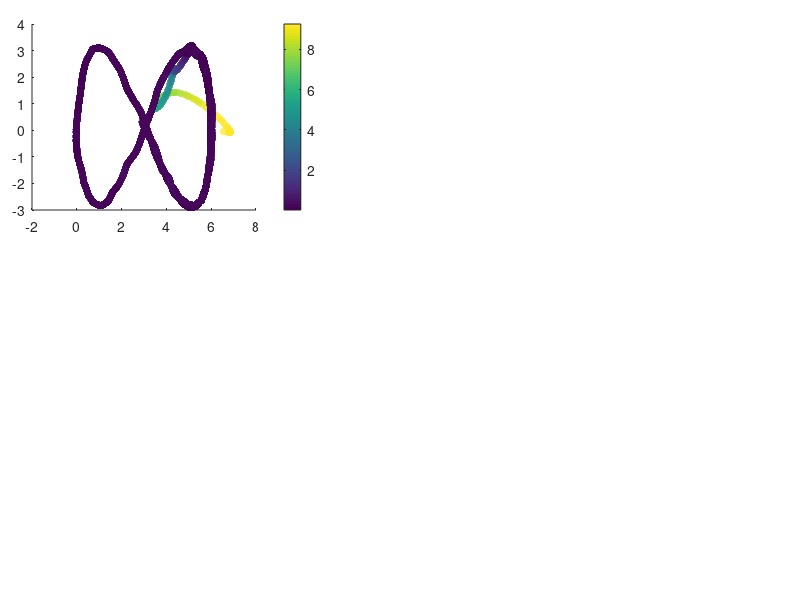

Recreate this plot in MATLAB. (Note: this script raises an error after producing the figure.)
%% Code to show the results of the Inverse kinematic controller

% Clean variables
clc, clear all, close all;
 
% Load variables of the system
load("T_MPC_UAV_Real.mat")

% Change variable size
h = h(:, 1:end-1);
h_p = h_p(:, 1:end-1);
v = v(:, 1:end-1);
hd = hd(:,1:length(h));
% Time definition 
t = t;

% Error definition
for k = 1:length(t)-N
    error_vector = hd(1:3, k)-h(1:3, k);
    error_NMPC(k) = norm(error_vector,2);
end

% Figure propert%% Figures
lw = 1; % linewidth 1
lwV = 2; % linewidth 2
fontsizeLabel = 11; %11
fontsizeLegend = 11;
fontsizeTicks = 11;
fontsizeTitel = 11;
sizeX = 1300; % size figure
sizeY = 750; % size figure

% color propreties
c1 = [80, 81, 79]/255;
c2 = [244, 213, 141]/255;
c3 = [242, 95, 92]/255;
c4 = [112, 141, 129]/255;

C18 = [0 0 0];
c5 = [130, 37, 37]/255;
c6 = [205, 167, 37]/255;
c7 = [81, 115, 180]/255;

C1 = [246 170 141]/255;
C2 = [51 187 238]/255;
C3 = [0 153 136]/255;
C4 = [238 119 51]/255;
C5 = [204 51 17]/255;
C6 = [238 51 119]/255;
C7 = [187 187 187]/255;
C8 = [80 80 80]/255;
C9 = [140 140 140]/255;
C10 = [0 128 255]/255;
C11 = [234 52 89]/255;
C12 = [39 124 252]/255;
C13 = [40 122 125]/255;
%C14 = [86 215 219]/255;
C14 = [252 94 158]/255;
C15 = [244 171 39]/255;
C16 = [100 121 162]/255;
C17 = [255 0 0]/255;
%% New color slection

figure('Position', [500 500 sizeX sizeY])
set(gcf, 'Position', [500 500 sizeX sizeY]);
fig1_comps.fig = gcf;

% Figure 1
axes('Position',[0.04 0.65 .35 .31]);
%% Colorbar
scatter(h(1, :),h(2, :),30,error_NMPC,'filled','MarkerFaceAlpha',0.7);
c = colorbar;
c.Label.Interpreter = 'latex';
c.Label.String = '$\textrm{Error}~||\tilde{\mathbf{\eta}}||$';

set(c,'TickLabelInterpreter','latex')

%% Desired Trajectory
hd_plot = line(hd(1,:),hd(2,:));
set(hd_plot, 'LineStyle', '--', 'Color', C8, 'LineWidth', 1.2*lw)

%% Real Trajectory
h_plot = line(h(1,:),h(2,:));
set(h_plot, 'LineStyle', '-', 'Color', C18, 'LineWidth', 1.2*lw)

%% Title of the image
hTitle_1 = title({'$\textrm{(a)}$'},'fontsize',14,'interpreter','latex','Color',C18);
%hXLabel_1 = xlabel('$x~[m]$','fontsize',9,'interpreter','latex', 'Color',C18);
hYLabel_1 = ylabel('$y~[m]$','fontsize',9,'interpreter','latex', 'Color',C18);

%% Legend nomeclature
hLegend_1 = legend([hd_plot, h_plot],{'$\mathbf{\eta}_d$','$\mathbf{\eta}$'},'fontsize',12,'interpreter','latex','Color',[255 255 255]/255,'Location','best','NumColumns',1,'TextColor','black');
set(gca,'ticklabelinterpreter','latex',...
        'fontsize',1.3*fontsizeTicks)
% Figure properties
ax_1 = gca;
ax_1.Box = 'on';
ax_1.BoxStyle = 'full';
ax_1.TickLength = [0.005;0.005];
ax_1.TickDirMode = 'auto';
ax_1.YMinorTick = 'on';
ax_1.XMinorTick = 'on';
% ax_2.XTickLabel = [];
ax_1.XMinorGrid = 'on';
ax_1.YMinorGrid = 'on';
%ax_2.MinorGridColor = '#8f8f8f';
ax_1.MinorGridAlpha = 0.15;
ax_1.LineWidth = 0.8;
ax_1.XLim = [min(h(1,:))-0.2 max(h(1,:))+0.2];
ax_1.YLim = [min(h(2,:))-0.2 max(h(2,:))+0.2];

% Figure 2
axes('Position',[0.04 0.28 .35 .31]);
%% Colorbar
scatter(h(1, :),h(3, :),30,error_NMPC,'filled','MarkerFaceAlpha',0.7);
c = colorbar;
c.Label.Interpreter = 'latex';
c.Label.String = '$\textrm{Error}~||\tilde{\mathbf{\eta}}||$';

set(c,'TickLabelInterpreter','latex')

%% Desired Trajectory
hd_plot_2 = line(hd(1,:),hd(3,:));
set(hd_plot_2, 'LineStyle', '--', 'Color', C8, 'LineWidth', 1.2*lw)

%% Real Trajectory
h_plot_2 = line(h(1,:),h(3,:));
set(h_plot_2, 'LineStyle', '-', 'Color', C18, 'LineWidth', 1.2*lw)

%% Title of the image
hTitle_2 = title({'$\textrm{(b)}$'},'fontsize',14,'interpreter','latex','Color',C18);
hXLabel_2 = xlabel('$x~[m]$','fontsize',9,'interpreter','latex', 'Color',C18);
hYLabel_2 = ylabel('$z~[m]$','fontsize',9,'interpreter','latex', 'Color',C18);

%% Legend nomeclature
hLegend_2 = legend([hd_plot_2, h_plot_2],{'$\mathbf{\eta}_d$','$\mathbf{\eta}$'},'fontsize',12,'interpreter','latex','Color',[255 255 255]/255,'Location','best','NumColumns',1,'TextColor','black');
set(gca,'ticklabelinterpreter','latex',...
        'fontsize',1.3*fontsizeTicks)
% Figure properties
ax_2 = gca;
ax_2.Box = 'on';
ax_2.BoxStyle = 'full';
ax_2.TickLength = [0.005;0.005];
ax_2.TickDirMode = 'auto';
ax_2.YMinorTick = 'on';
ax_2.XMinorTick = 'on';
% ax_2.XTickLabel = [];
ax_2.XMinorGrid = 'on';
ax_2.YMinorGrid = 'on';
%ax_2.MinorGridColor = '#8f8f8f';
ax_2.MinorGridAlpha = 0.15;
ax_2.LineWidth = 0.8;
ax_2.XLim = [min(h(1,:))-0.2 max(h(1,:))+0.2];
ax_2.YLim = [min(h(3,:))-0.2 max(h(3,:))+0.2];

axes('Position',[0.45 0.65 .54 .31]);
%% Data generation
error_x_plot = line(t(1:length(h)),hd(1,:)-h(1,:));
set(error_x_plot, 'LineStyle', '-', 'Color', C5, 'LineWidth', 1.1*lw);
error_y_plot = line(t(1:length(h)),hd(2,:)-h(2,:));
set(error_y_plot, 'LineStyle', '-', 'Color', C3, 'LineWidth', 1.1*lw);
error_z_plot = line(t(1:length(h)),hd(3,:)-h(3,:));
set(error_z_plot, 'LineStyle', '-', 'Color', c7, 'LineWidth', 1.1*lw);

% fig1_comps.p1 = ul_plot;
%% Title of the image
hTitle_3 = title({'$\textrm{(c)}$'},'fontsize',14,'interpreter','latex','Color',C18);
%xlabel('$\textrm{Time}[s]$','fontsize',10,'interpreter','latex','Color',C18);
ylabel('$\textrm{Control Error}~[m]$','fontsize',10,'interpreter','latex', 'Color',C18);

%% Legend nomeclature
hLegend_3 = legend([error_x_plot,error_y_plot, error_z_plot],{'$\tilde{\mathbf{\eta}}_x$','$\tilde{\mathbf{\eta}}_y$','$\tilde{\mathbf{\eta}}_z$'},'fontsize',12,'interpreter','latex','Color',[255 255 255]/255,'Location','best','NumColumns',1,'TextColor','black');
 set(gca,'ticklabelinterpreter','latex',...
         'fontsize',1.3*fontsizeTicks)
%% Figure properties
ax_3 = gca;
ax_3.Box = 'on';
ax_3.BoxStyle = 'full';
ax_3.TickLength = [0.01;0.01];
ax_3.TickDirMode = 'auto';
ax_3.XTickLabel = [];
ax_3.YMinorTick = 'on';
ax_3.XMinorTick = 'on';
ax_3.XMinorGrid = 'on';
ax_3.YMinorGrid = 'on';
%ax_1.MinorGridColor = '#8f8f8f';
ax_3.MinorGridAlpha = 0.15;
ax_3.LineWidth = 0.8;
ax_3.XLim = [0 t(end)];
%% Zoom Plot
axes('Position',[0.70 0.85 .2 .1]);
index_zoom_1 = (t>=20) & (t<=30);
error_x_plot_zoom = line(t(index_zoom_1),hd(1,(index_zoom_1))-h(1,(index_zoom_1)));
error_y_plot_zoom = line(t(index_zoom_1),hd(2,(index_zoom_1))-h(2,(index_zoom_1)));
error_z_plot_zoom = line(t(index_zoom_1),hd(3,(index_zoom_1))-h(3,(index_zoom_1)));

set(error_x_plot_zoom, 'LineStyle', '-', 'Color', C5, 'LineWidth', lw*0.8);
set(error_y_plot_zoom, 'LineStyle', '-', 'Color', C3, 'LineWidth', lw*0.8);
set(error_z_plot_zoom, 'LineStyle', '-', 'Color', c7, 'LineWidth', lw*0.8);

set(gca,'ticklabelinterpreter','latex',...
         'fontsize',fontsizeTicks*0.5)
ax_1_zoom = gca;
ax_1_zoom.Box = 'on';
ax_1_zoom.BoxStyle = 'full';
ax_1_zoom.TickLength = [0.01;0.01];
%ax_1_zoom.YLim = [-0.5 0.5];
%ax_1_zoom.YTickLabel = [];
%ax_1_zoom.XTickLabel = [];
ax_1_zoom.TickDirMode = 'manual';
ax_1_zoom.TickDir = 'in';
ax_1_zoom.YMinorTick = 'on';
ax_1_zoom.XMinorTick = 'on';
ax_1_zoom.LineWidth = 0.5;
ax_1_zoom.XMinorGrid = 'on';
ax_1_zoom.YMinorGrid = 'on';
% 
axes('Position',[0.45 0.28 .54 .31]);
%% Data generation
error_vx_plot = line(t(1:length(h)),vc(1,:));
set(error_vx_plot, 'LineStyle', '-', 'Color', C7, 'LineWidth', 1.3*lw);
error_vy_plot = line(t(1:length(h)),vc(2,:));
set(error_vy_plot, 'LineStyle', '-', 'Color', C14, 'LineWidth', 1.3*lw);
error_vz_plot = line(t(1:length(h)),vc(3,:));
set(error_vz_plot, 'LineStyle', '-', 'Color', C15, 'LineWidth', 1.3*lw);

% fig1_comps.p1 = ul_plot;
%% Title of the image
hTitle_4 = title({'$\textrm{(d)}$'},'fontsize',14,'interpreter','latex','Color',C18);
xlabel('$\textrm{Time}[s]$','fontsize',10,'interpreter','latex','Color',C18);
ylabel('$\textrm{Inputs}~[m/s]$','fontsize',10,'interpreter','latex', 'Color',C18);

%% Legend nomeclature
hLegend_4 = legend([error_vx_plot,error_vy_plot, error_vz_plot],{'${\mu}_{l_{ref}}$','${\mu}_{m_{ref}}$','${\mu}_{n_{ref}}$'},'fontsize',12,'interpreter','latex','Color',[255 255 255]/255,'Location','best','NumColumns',1,'TextColor','black');
 set(gca,'ticklabelinterpreter','latex',...
         'fontsize',1.3*fontsizeTicks)
%% Figure properties
ax_4 = gca;
ax_4.Box = 'on';
ax_4.BoxStyle = 'full';
ax_4.TickLength = [0.01;0.01];
ax_4.TickDirMode = 'auto';
ax_4.YMinorTick = 'on';
ax_4.XMinorTick = 'on';
ax_4.XMinorGrid = 'on';
ax_4.YMinorGrid = 'on';
%ax_1.MinorGridColor = '#8f8f8f';
ax_4.MinorGridAlpha = 0.15;
ax_4.LineWidth = 0.8;
ax_4.XLim = [0 t(end)];
% 
set(gcf, 'Color', 'w'); % Sets axes background
export_fig MPC_Nominal_real_a.pdf -q101

%% RMS dynamics
RMSE_x_NMPC = sqrt(mean((error_vector(1,:)).^2));
RMSE_y_NMPC = sqrt(mean((error_vector(2,:)).^2));
RMSE_z_NMPC = sqrt(mean((error_vector(3,:)).^2));

save("NMPC_real_rmse.mat","RMSE_x_NMPC", "RMSE_y_NMPC", "RMSE_z_NMPC","error_NMPC", "t", "N");